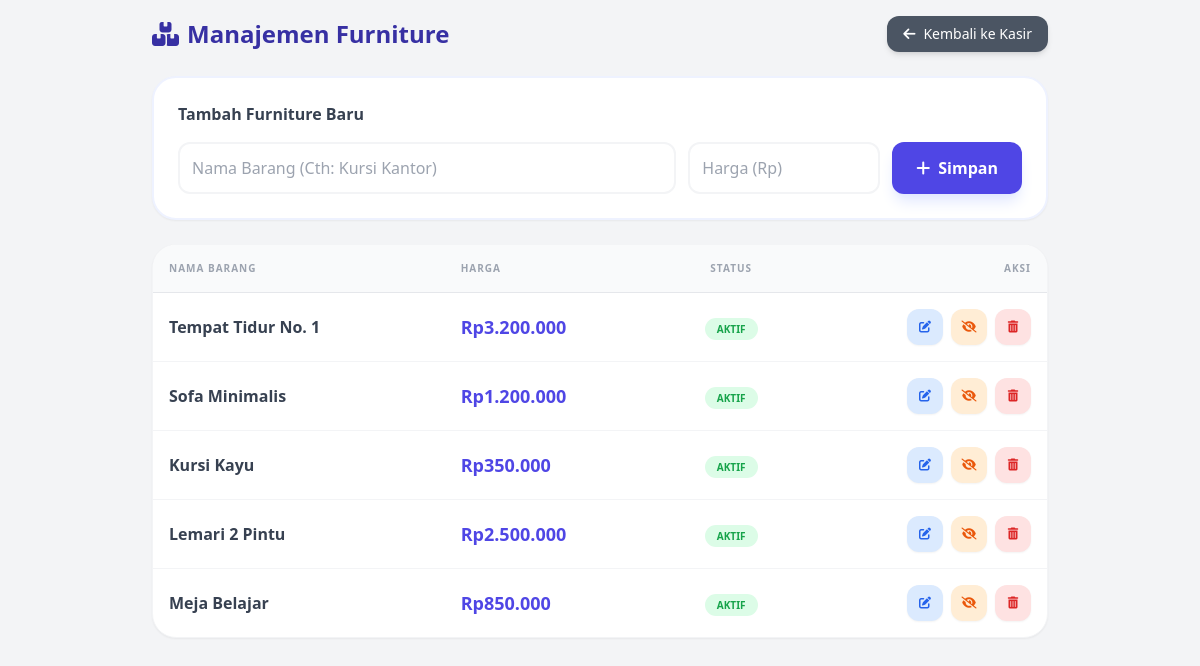
The app's page /furniture.php with its own data.
### tables this page shows
CREATE TABLE `furniture` (
  `id` int NOT NULL,
  `nama` varchar(100) NOT NULL,
  `harga` int NOT NULL,
  `status` enum('aktif','nonaktif') DEFAULT 'aktif'
);

### furniture.php (the view, shortened to what this page needs)
<?php
include 'config/db.php';
?>
<!DOCTYPE html>
<html lang="id">
<head>
    <script src="https://cdn.tailwindcss.com"></script>
    <link rel="stylesheet" href="https://cdnjs.cloudflare.com/ajax/libs/font-awesome/6.4.0/css/all.min.css">
</head>
<body class="bg-gray-100 p-4 font-sans text-gray-800">
    <div class="max-w-4xl mx-auto">
        <div class="flex justify-between items-center mb-6">
            <h1 class="text-2xl font-bold text-indigo-800"><i class="fas fa-boxes mr-2"></i>Manajemen Furniture</h1>
            <a href="index.php" class="bg-gray-600 text-white px-4 py-2 rounded-xl text-sm shadow-md hover:bg-gray-700 transition">
                <i class="fas fa-arrow-left mr-2"></i>Kembali ke Kasir
            </a>
        </div>
        <div class="bg-white p-6 rounded-3xl shadow-sm mb-6 border-2 border-indigo-50">
            <h2 class="font-bold mb-4 text-gray-700">Tambah Furniture Baru</h2>
            <form method="POST" class="flex flex-col md:flex-row gap-3">
                <input type="text" name="nama" placeholder="Nama Barang (Cth: Kursi Kantor)" required
                    class="flex-1 border-2 border-gray-100 p-3 rounded-xl outline-none focus:border-indigo-500 transition-all">
                <input type="number" name="harga" placeholder="Harga (Rp)" required
                    class="w-full md:w-48 border-2 border-gray-100 p-3 rounded-xl outline-none focus:border-indigo-500 transition-all">
                <button type="submit" name="tambah" class="bg-indigo-600 text-white px-6 py-3 rounded-xl font-bold hover:bg-indigo-700 shadow-lg shadow-indigo-100 active:scale-95 transition-all">
                    <i class="fas fa-plus mr-2"></i>Simpan
                </button>
            </form>
        </div>
        <div class="bg-white rounded-3xl shadow-sm overflow-hidden border border-gray-100">
            <table class="w-full text-left border-collapse">
                <thead class="bg-gray-50 border-b">
                    <tr class="text-gray-400 text-[10px] uppercase tracking-widest font-bold">
                        <th class="p-4">Nama Barang</th>
                        <th class="p-4">Harga</th>
                        <th class="p-4 text-center">Status</th>
                        <th class="p-4 text-right">Aksi</th>
                    </tr>
                </thead>
                <tbody class="divide-y divide-gray-100">
                    <?php
                    $res = mysqli_query($conn, "SELECT * FROM furniture ORDER BY id DESC");
                    if(mysqli_num_rows($res) == 0): ?>
                    <?php endif;
                    while($row = mysqli_fetch_assoc($res)): ?>
                    <tr class="hover:bg-indigo-50/30 transition">
                        <td class="p-4 font-bold text-gray-700"><?= $row['nama'] ?></td>
                        <td class="p-4 text-indigo-600 font-bold text-lg">Rp<?= number_format($row['harga'],0,',','.') ?></td>
                        <td class="p-4 text-center">
                            <span class="px-3 py-1 rounded-full text-[10px] font-bold <?= $row['status'] == 'aktif' ? 'bg-green-100 text-green-600' : 'bg-red-100 text-red-600' ?>">
                                <?= strtoupper($row['status']) ?>
                            </span>
                        </td>
                        <td class="p-4 text-right flex justify-end gap-2">
                            <button onclick="editHarga(<?= $row['id'] ?>, '<?= $row['nama'] ?>', <?= $row['harga'] ?>)"
                                class="w-9 h-9 bg-blue-100 text-blue-600 rounded-xl flex items-center justify-center hover:bg-blue-600 hover:text-white transition-all shadow-sm" title="Edit Harga">
                                <i class="fas fa-edit text-xs"></i>
                            </button>
                            <a href="?toggle=<?= $row['id'] ?>&s=<?= $row['status'] ?>"
                                class="w-9 h-9 <?= $row['status'] == 'aktif' ? 'bg-orange-100 text-orange-600 hover:bg-orange-600' : 'bg-green-100 text-green-600 hover:bg-green-600' ?> rounded-xl flex items-center justify-center hover:text-white transition-all shadow-sm" title="<?= $row['status'] == 'aktif' ? 'Nonaktifkan' : 'Aktifkan' ?>">
                                <i class="fas <?= $row['status'] == 'aktif' ? 'fa-eye-slash' : 'fa-eye' ?> text-xs"></i>
                            </a>
                            <button onclick="konfirmasiHapus(<?= $row['id'] ?>, '<?= addslashes($row['nama']) ?>')"
                                class="w-9 h-9 bg-red-100 text-red-600 rounded-xl flex items-center justify-center hover:bg-red-600 hover:text-white transition-all shadow-sm" title="Hapus Permanen">
                                <i class="fas fa-trash-alt text-xs"></i>
                            </button>
                        </td>
                    </tr>
                    <?php endwhile; ?>
                </tbody>
            </table>
        </div>
    </div>
</body>
</html>

### records on screen
furniture: nama "Tempat Tidur No. 1", harga "3.200.000", status "AKTIF"
furniture: nama "Sofa Minimalis", harga "1.200.000", status "AKTIF"
furniture: nama "Kursi Kayu", harga "350.000", status "AKTIF"
furniture: nama "Lemari 2 Pintu", harga "2.500.000", status "AKTIF"
furniture: nama "Meja Belajar", harga "850.000", status "AKTIF"
